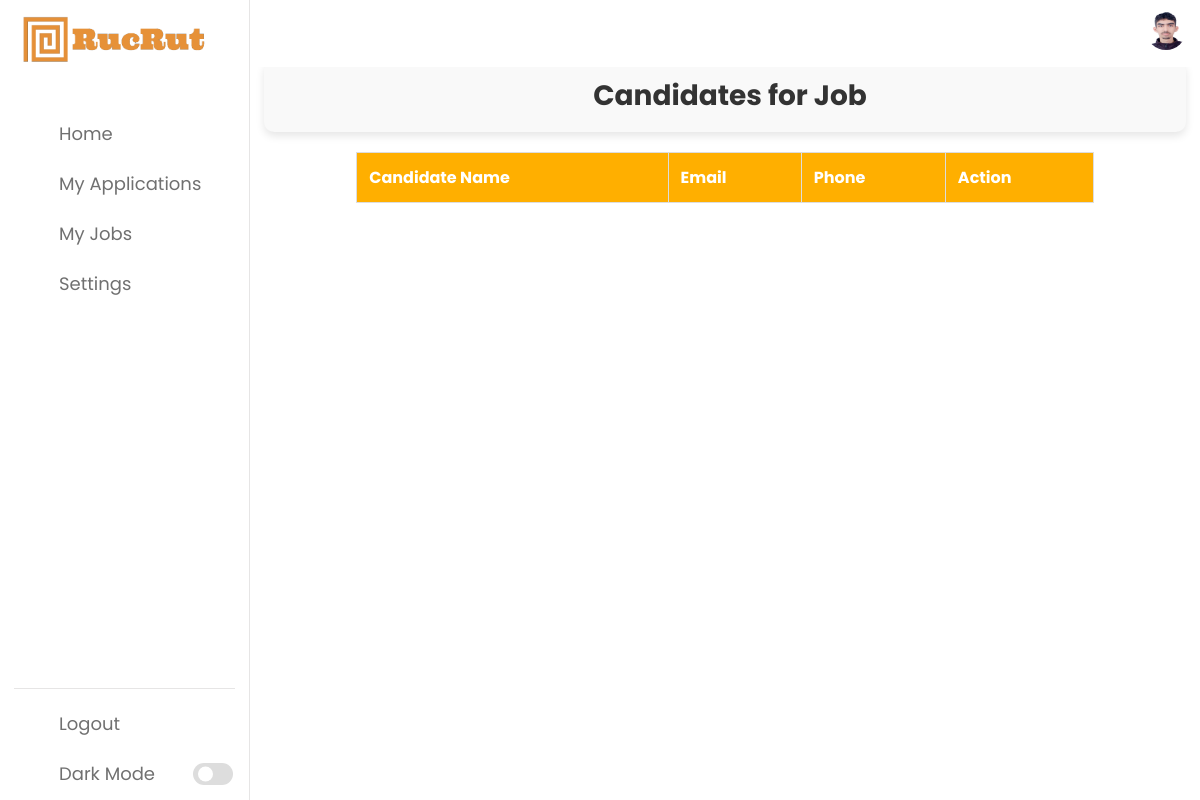
The page /view_candidates/1 (signed in) on the database as committed earlier.
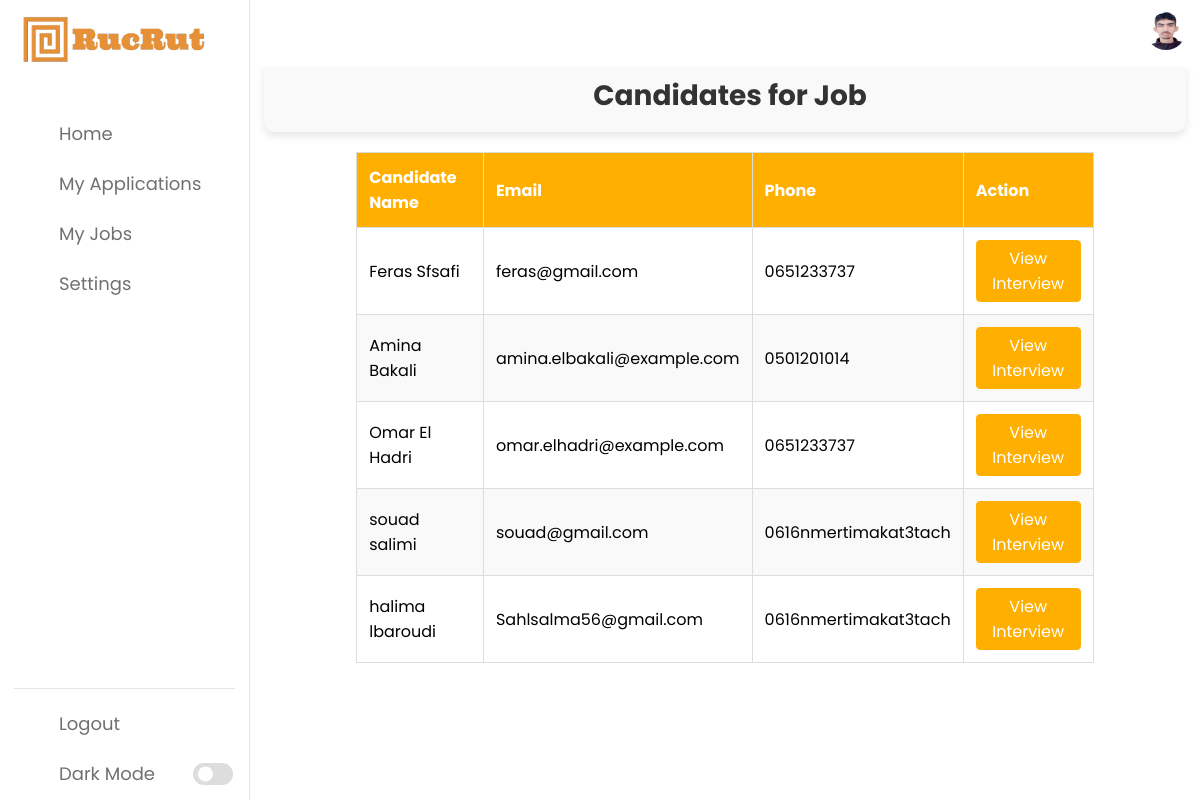
The same page on the database as committed later.
### app/models.py (models this page shows)
class User(db.Model):
    id = db.Column(db.Integer, primary_key=True)
    first_name = db.Column(db.String(100), nullable=False)
    last_name = db.Column(db.String(100), nullable=False)
    company_name = db.Column(db.String(100), nullable=False)
    email = db.Column(db.String(120), unique=True, nullable=False)
    phone_number = db.Column(db.String(15), nullable=False)
    birthday = db.Column(db.String(10), nullable=False)
    password = db.Column(db.String(60), nullable=False)
    cv_file = db.Column(db.String(120))
    profile_photo = db.Column(db.String(120))

### app/routes.py (the view)
@main.route('/view_candidates/<int:job_id>')
def view_candidates(job_id):
    if g.user is None:
        flash('You need to sign in first.', 'danger')
        return redirect(url_for('main.auth'))
    job = Job.query.get_or_404(job_id)
    if job.user_id != g.user.id:
        abort(403)
    applications = Application.query.filter_by(job_id=job_id).all()
    candidates = []
    for app in applications:
        user = User.query.get(app.user_id)
        candidates.append({
            'application_id': app.id,
            'name': f"{user.first_name} {user.last_name}",
            'email': user.email,
            'phone': user.phone_number,
            'status': app.status,
            'applied_on': app.timestamp
        })
    return render_template('view_candidates.html', candidates=candidates, job=job)

### app/routes.py (called while the page is built)
@main.before_app_request
def load_user():
    user_id = session.get('user_id')
    if user_id:
        g.user = User.query.get(user_id)
    else:
        g.user = None

@main.context_processor
def inject_user():
    return {'user': g.user}

### app/templates/view_candidates.html (shortened to what this page needs)
{% extends 'base.html' %}
{% block content %}
<div class="candidates-wrapper">
    <div class="page-header">
        <h1 class="page-title">Candidates for Job</h1>
    </div>
    <table class="candidates-table">
        <thead>
            <tr>
                <th>Candidate Name</th>
                <th>Email</th>
                <th>Phone</th>
                <th>Action</th>
            </tr>
        </thead>
        <tbody>
            {% for candidate in candidates %}
            <tr>
                <td>{{ candidate.name }}</td>
                <td>{{ candidate.email }}</td>
                <td>{{ candidate.phone }}</td>
                <td>
                    <a href="{{ url_for('main.view_interview', application_id=candidate.application_id) }}" class="view-interview-button">View Interview</a>
                </td>
            </tr>
            {% endfor %}
        </tbody>
    </table>
</div>
{% endblock %}

Rows that differ between the two databases and show on the page:
now on this page (row edited): User: email "feras@gmail.com", phone "0651233737"
added User: email "amina.elbakali@example.com", phone "0501201014"
added User: email "omar.elhadri@example.com", phone "0651233737"
added User: email "souad@gmail.com", phone "0616nmertimakat3tach"
added User: email "Sahlsalma56@gmail.com", phone "0616nmertimakat3tach"
Other text that changed with them:
new list line: "Feras Sfsafi View Interview"
new list line: "Amina Bakali View Interview"
new list line: "Omar El Hadri View Interview"
new list line: "souad salimi View Interview"
new list line: "halima lbaroudi View Interview"
